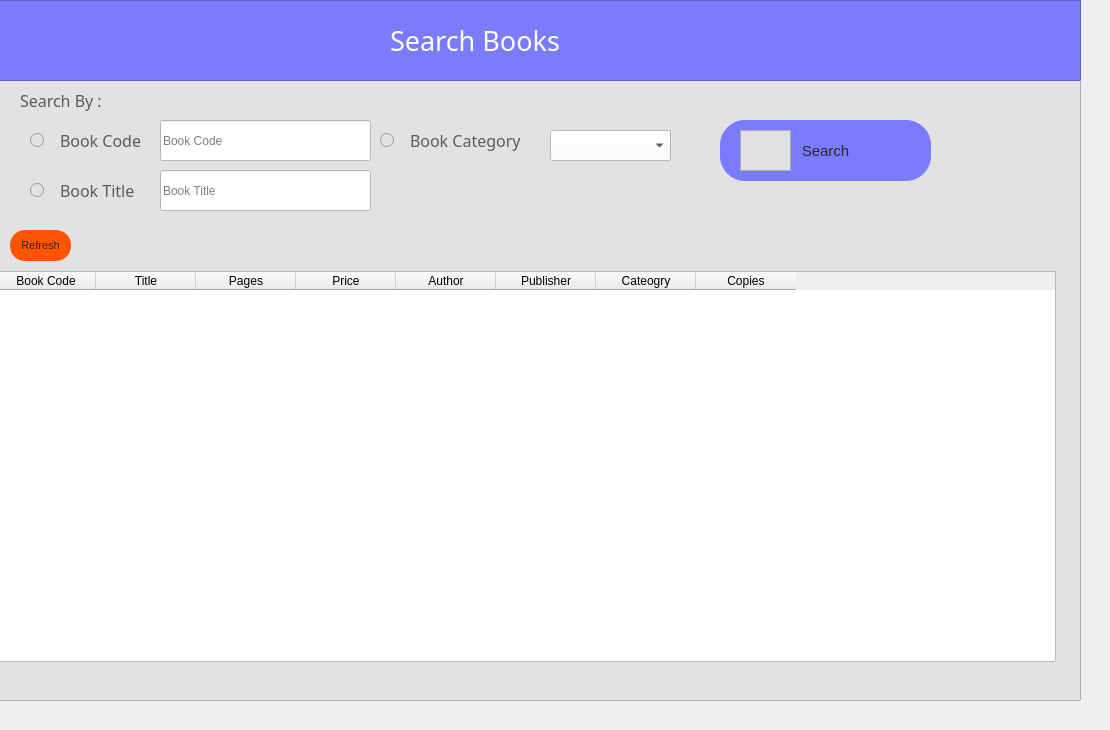
      <widget class="QWidget" name="tab_9">
       <attribute name="icon">
        <iconset resource="icons.qrc">
         <normaloff>:/icons/book.png</normaloff>:/icons/book.png</iconset>
       </attribute>
       <attribute name="title">
        <string>All Books</string>
       </attribute>
       <widget class="QTableWidget" name="all_books_table">
        <property name="geometry">
         <rect>
          <x>-5</x>
          <y>271</y>
          <width>1061</width>
          <height>391</height>
         </rect>
        </property>
        <column>
         <property name="text">
          <string>Book Code</string>
         </property>
        </column>
        <column>
         <property name="text">
          <string>Title</string>
         </property>
        </column>
        <column>
         <property name="text">
          <string>Pages</string>
         </property>
        </column>
        <column>
         <property name="text">
          <string>Price</string>
         </property>
        </column>
        <column>
         <property name="text">
          <string>Author</string>
         </property>
        </column>
        <column>
         <property name="text">
          <string>Publisher</string>
         </property>
        </column>
        <column>
         <property name="text">
          <string>Cateogry</string>
         </property>
        </column>
        <column>
         <property name="text">
          <string>Copies</string>
         </property>
        </column>
       </widget>
       <widget class="QFrame" name="frame_17">
        <property name="geometry">
         <rect>
          <x>-10</x>
          <y>0</y>
          <width>1091</width>
          <height>81</height>
         </rect>
        </property>
        <property name="styleSheet">
         <string notr="true">background-color: rgb(123, 123, 255);
</string>
        </property>
        <property name="frameShape">
         <enum>QFrame::StyledPanel</enum>
        </property>
        <property name="frameShadow">
         <enum>QFrame::Raised</enum>
        </property>
        <widget class="QLabel" name="label_24">
         <property name="geometry">
          <rect>
           <x>400</x>
           <y>20</y>
           <width>511</width>
           <height>41</height>
          </rect>
         </property>
         <property name="font">
          <font>
           <family>hooge 05_55</family>
           <pointsize>20</pointsize>
          </font>
         </property>
         <property name="styleSheet">
          <string notr="true">color: rgb(255, 255, 255);</string>
         </property>
         <property name="text">
          <string>Search Books</string>
         </property>
        </widget>
       </widget>
       <widget class="QFrame" name="frame_18">
        <property name="geometry">
         <rect>
          <x>-20</x>
          <y>-20</y>
          <width>1101</width>
          <height>721</height>
         </rect>
        </property>
        <property name="styleSheet">
         <string notr="true">background-color: rgb(226, 226, 226);</string>
        </property>
        <property name="frameShape">
         <enum>QFrame::StyledPanel</enum>
        </property>
        <property name="frameShadow">
         <enum>QFrame::Raised</enum>
        </property>
        <widget class="QLineEdit" name="table_book_code">
         <property name="geometry">
          <rect>
           <x>180</x>
           <y>140</y>
           <width>211</width>
           <height>41</height>
          </rect>
         </property>
         <property name="styleSheet">
          <string notr="true">background-color: rgb(255, 255, 255);</string>
         </property>
         <property name="placeholderText">
          <string>Book Code</string>
         </property>
        </widget>
        <widget class="QLineEdit" name="table_book_title">
         <property name="geometry">
          <rect>
           <x>180</x>
           <y>190</y>
           <width>211</width>
           <height>41</height>
          </rect>
         </property>
         <property name="styleSheet">
          <string notr="true">
background-color: rgb(255, 255, 255);</string>
         </property>
         <property name="placeholderText">
          <string>Book Title</string>
         </property>
        </widget>
        <widget class="QLabel" name="label_25">
         <property name="geometry">
          <rect>
           <x>80</x>
           <y>150</y>
           <width>91</width>
           <height>21</height>
          </rect>
         </property>
         <property name="font">
          <font>
           <family>Impact</family>
           <pointsize>12</pointsize>
          </font>
         </property>
         <property name="styleSheet">
          <string notr="true">color: rgb(91, 91, 91);</string>
         </property>
         <property name="text">
          <string>Book Code</string>
         </property>
        </widget>
        <widget class="QLabel" name="label_26">
         <property name="geometry">
          <rect>
           <x>80</x>
           <y>200</y>
           <width>91</width>
           <height>21</height>
          </rect>
         </property>
         <property name="font">
          <font>
           <family>Impact</family>
           <pointsize>12</pointsize>
          </font>
         </property>
         <property name="styleSheet">
          <string notr="true">color: rgb(91, 91, 91);</string>
         </property>
         <property name="text">
          <string>Book Title</string>
         </property>
        </widget>
        <widget class="QComboBox" name="table_book_cat">
         <property name="geometry">
          <rect>
           <x>570</x>
           <y>150</y>
           <width>121</width>
           <height>31</height>
          </rect>
         </property>
         <property name="styleSheet">
          <string notr="true">background-color: rgb(255, 255, 255);</string>
         </property>
        </widget>
        <widget class="QLabel" name="label_27">
         <property name="geometry">
          <rect>
           <x>430</x>
           <y>150</y>
           <width>131</width>
           <height>21</height>
          </rect>
         </property>
         <property name="font">
          <font>
           <family>Impact</family>
           <pointsize>12</pointsize>
          </font>
         </property>
         <property name="styleSheet">
          <string notr="true">color: rgb(91, 91, 91);</string>
         </property>
         <property name="text">
          <string>Book Category</string>
         </property>
        </widget>
        <widget class="QPushButton" name="search_booktable_Button">
         <property name="geometry">
          <rect>
           <x>740</x>
           <y>140</y>
           <width>211</width>
           <height>61</height>
          </rect>
         </property>
         <property name="font">
          <font>
           <pointsize>11</pointsize>
          </font>
         </property>
         <property name="styleSheet">
          <string notr="true">QPushButton {
color: rgb(40, 40, 40);
  border-radius: 25px;
	background-color: rgb(123, 123, 255);
}

QPushButton:hover {
background-color: rgb(123, 123, 255);
background-color: rgb(255, 85, 0);


}
</string>
         </property>
         <property name="text">
          <string>Search</string>
         </property>
        </widget>
        <widget class="QFrame" name="frame_19">
         <property name="geometry">
          <rect>
           <x>760</x>
           <y>150</y>
           <width>51</width>
           <height>41</height>
          </rect>
         </property>
         <property name="styleSheet">
          <string notr="true">background-color: rgb(255, 85, 0 / 0%);
image: url(:/newPrefix/icons/search.png);</string>
         </property>
         <property name="frameShape">
          <enum>QFrame::StyledPanel</enum>
         </property>
         <property name="frameShadow">
          <enum>QFrame::Raised</enum>
         </property>
        </widget>
        <widget class="QPushButton" name="book_table_refresh">
         <property name="geometry">
          <rect>
           <x>30</x>
           <y>250</y>
           <width>61</width>
           <height>31</height>
          </rect>
         </property>
         <property name="font">
          <font>
           <pointsize>8</pointsize>
          </font>
         </property>
         <property name="styleSheet">
          <string notr="true">QPushButton {
color: rgb(40, 40, 40);
  border-radius: 15px;
	background-color: rgb(255, 85, 0);
}

QPushButton:hover {
background-color: rgb(123, 123, 255);

background-color: rgb(123, 123, 255);

}
</string>
         </property>
         <property name="text">
          <string>Refresh</string>
         </property>
        </widget>
        <widget class="QLabel" name="label_142">
         <property name="geometry">
          <rect>
           <x>40</x>
           <y>110</y>
           <width>91</width>
           <height>21</height>
          </rect>
         </property>
         <property name="font">
          <font>
           <family>Impact</family>
           <pointsize>12</pointsize>
          </font>
         </property>
         <property name="styleSheet">
          <string notr="true">color: rgb(91, 91, 91);</string>
         </property>
         <property name="text">
          <string>Search By :</string>
         </property>
        </widget>
        <widget class="QRadioButton" name="bcode_radioButton">
         <property name="geometry">
          <rect>
           <x>50</x>
           <y>150</y>
           <width>95</width>
           <height>20</height>
          </rect>
         </property>
         <property name="text">
          <string/>
         </property>
        </widget>
        <widget class="QRadioButton" name="btitle_radioButton">
         <property name="geometry">
          <rect>
           <x>50</x>
           <y>200</y>
           <width>95</width>
           <height>20</height>
          </rect>
         </property>
         <property name="text">
          <string/>
         </property>
        </widget>
        <widget class="QRadioButton" name="bcat_radioButton">
         <property name="geometry">
          <rect>
           <x>400</x>
           <y>150</y>
           <width>95</width>
           <height>20</height>
          </rect>
         </property>
         <property name="text">
          <string/>
         </property>
        </widget>
        <widget class="QLabel" name="error_booktable">
         <property name="geometry">
          <rect>
           <x>730</x>
           <y>220</y>
           <width>241</width>
           <height>41</height>
          </rect>
         </property>
         <property name="font">
          <font>
           <pointsize>9</pointsize>
          </font>
         </property>
         <property name="styleSheet">
          <string notr="true">color: rgb(255, 0, 0);</string>
         </property>
         <property name="text">
          <string/>
         </property>
        </widget>
        <zorder>bcat_radioButton</zorder>
        <zorder>btitle_radioButton</zorder>
        <zorder>bcode_radioButton</zorder>
        <zorder>table_book_code</zorder>
        <zorder>table_book_title</zorder>
        <zorder>label_25</zorder>
        <zorder>label_26</zorder>
        <zorder>table_book_cat</zorder>
        <zorder>label_27</zorder>
        <zorder>search_booktable_Button</zorder>
        <zorder>frame_19</zorder>
        <zorder>book_table_refresh</zorder>
        <zorder>label_142</zorder>
        <zorder>error_booktable</zorder>
       </widget>
       <zorder>frame_18</zorder>
       <zorder>frame_17</zorder>
       <zorder>all_books_table</zorder>
      </widget>
